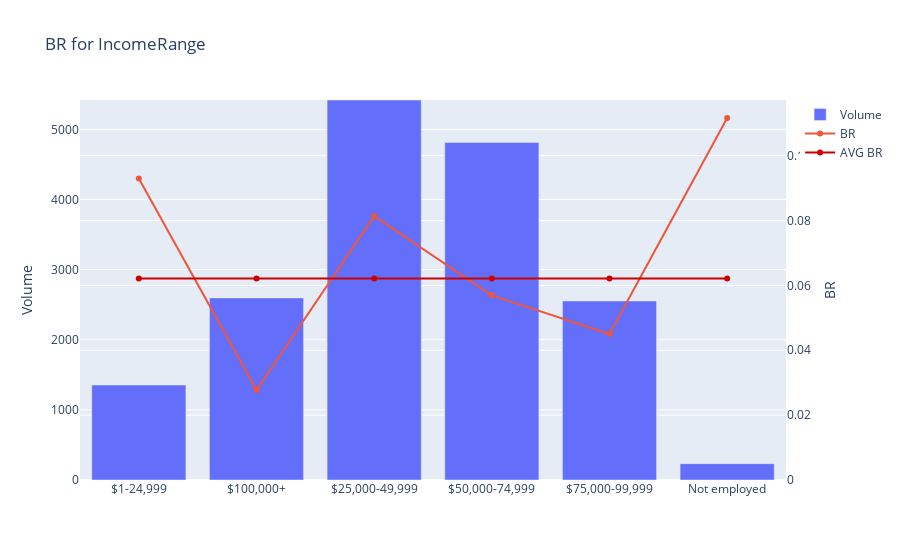
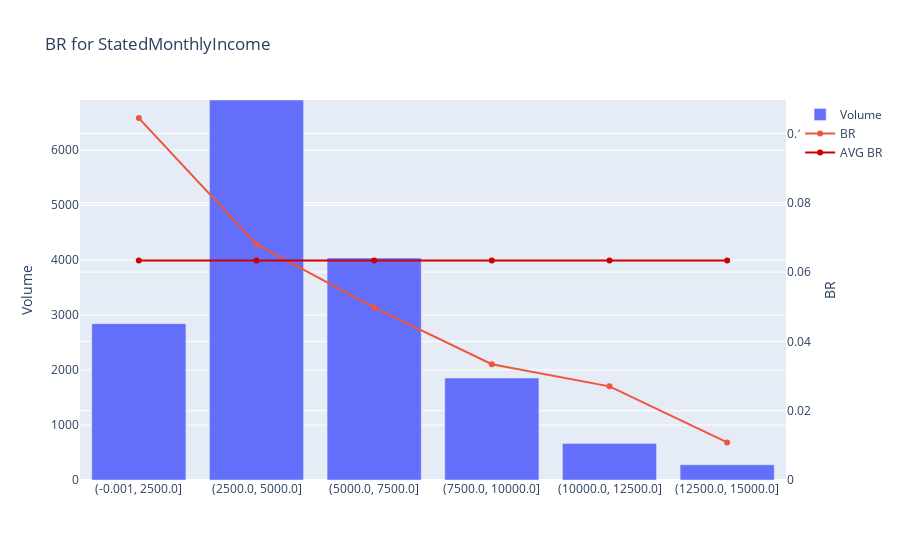
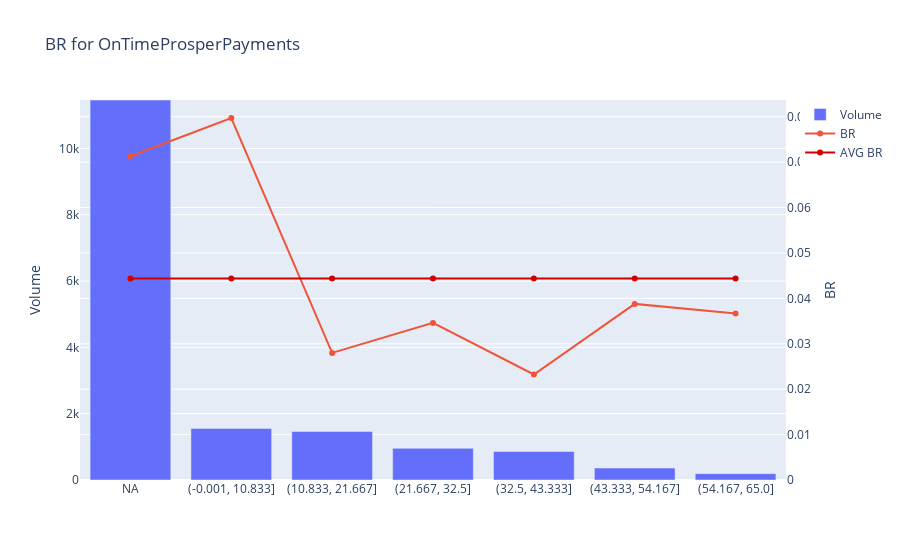
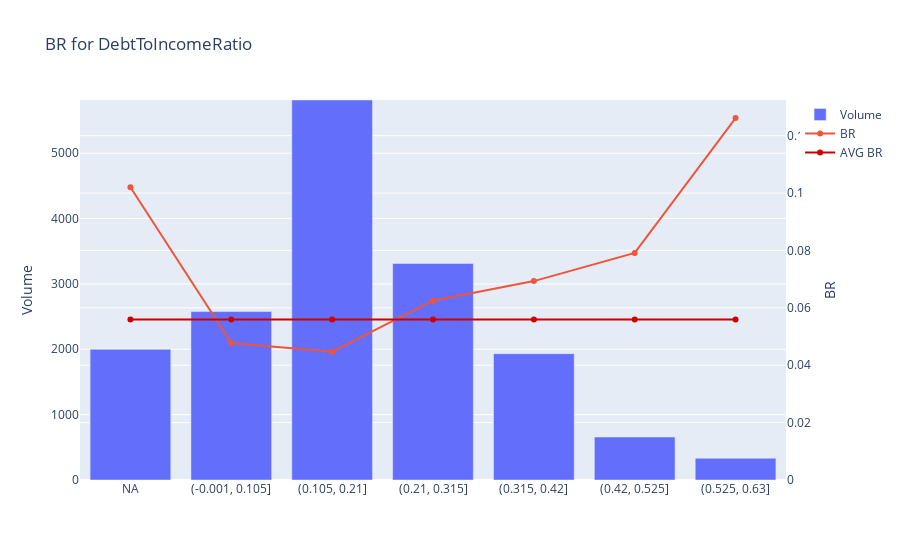

The notebook cell saved with these charts, in order:
### Code cell
#plot features
for c in df_iv.sort_values(by="IV", ascending=False).feature.values.tolist():
    py.iplot(output_graph_update(c, [0., 97.5], 6, df, 'bad'))

### Figure 1 — Plotly figure (JSON) as saved in the notebook; plotly's stock layout.template omitted (floating-point values rounded to 4 significant figures)
{"data": [{"name": "Volume", "type": "bar", "x": ["$1-24,999", "$100,000+", "$25,000-49,999", "$50,000-74,999", "$75,000-99,999", "Not employed"], "y": [1355, 2597, 5420, 4813, 2554, 233]}, {"name": "BR", "type": "scatter", "x": ["$1-24,999", "$100,000+", "$25,000-49,999", "$50,000-74,999", "$75,000-99,999", "Not employed"], "y": [0.09299, 0.02772, 0.08137, 0.05693, 0.04503, 0.1116], "yaxis": "y2"}, {"line": {"color": "rgb(205, 0, 0)"}, "name": "AVG BR", "type": "scatter", "x": ["$1-24,999", "$100,000+", "$25,000-49,999", "$50,000-74,999", "$75,000-99,999", "Not employed"], "y": [0.0621, 0.0621, 0.0621, 0.0621, 0.0621, 0.0621], "yaxis": "y2"}], "layout": {"title": {"text": "BR for IncomeRange"}, "yaxis": {"range": [0, 5420], "title": {"text": "Volume"}}, "yaxis2": {"overlaying": "y", "range": [0, 0.1172], "side": "right", "title": {"text": "BR"}}}}

### Figure 2 — Plotly figure (JSON) as saved in the notebook; plotly's stock layout.template omitted (floating-point values rounded to 4 significant figures)
{"data": [{"name": "Volume", "type": "bar", "x": ["(-0.001, 2500.0]", "(2500.0, 5000.0]", "(5000.0, 7500.0]", "(7500.0, 10000.0]", "(10000.0, 12500.0]", "(12500.0, 15000.0]"], "y": [2844, 6913, 4039, 1855, 666, 277]}, {"name": "BR", "type": "scatter", "x": ["(-0.001, 2500.0]", "(2500.0, 5000.0]", "(5000.0, 7500.0]", "(7500.0, 10000.0]", "(10000.0, 12500.0]", "(12500.0, 15000.0]"], "y": [0.1044, 0.06799, 0.04976, 0.03342, 0.02703, 0.01083], "yaxis": "y2"}, {"line": {"color": "rgb(205, 0, 0)"}, "name": "AVG BR", "type": "scatter", "x": ["(-0.001, 2500.0]", "(2500.0, 5000.0]", "(5000.0, 7500.0]", "(7500.0, 10000.0]", "(10000.0, 12500.0]", "(12500.0, 15000.0]"], "y": [0.06334, 0.06334, 0.06334, 0.06334, 0.06334, 0.06334], "yaxis": "y2"}], "layout": {"title": {"text": "BR for StatedMonthlyIncome"}, "yaxis": {"range": [0, 6913], "title": {"text": "Volume"}}, "yaxis2": {"overlaying": "y", "range": [0, 0.1097], "side": "right", "title": {"text": "BR"}}}}

### Figure 3 — Plotly figure (JSON) as saved in the notebook; plotly's stock layout.template omitted (floating-point values rounded to 4 significant figures)
{"data": [{"name": "Volume", "type": "bar", "x": ["NA", "(-0.001, 10.833]", "(10.833, 21.667]", "(21.667, 32.5]", "(32.5, 43.333]", "(43.333, 54.167]", "(54.167, 65.0]"], "y": [11462, 1556, 1465, 954, 861, 361, 191]}, {"name": "BR", "type": "scatter", "x": ["NA", "(-0.001, 10.833]", "(10.833, 21.667]", "(21.667, 32.5]", "(32.5, 43.333]", "(43.333, 54.167]", "(54.167, 65.0]"], "y": [0.07128, 0.07969, 0.02799, 0.03459, 0.02323, 0.03878, 0.03665], "yaxis": "y2"}, {"line": {"color": "rgb(205, 0, 0)"}, "name": "AVG BR", "type": "scatter", "x": ["NA", "(-0.001, 10.833]", "(10.833, 21.667]", "(21.667, 32.5]", "(32.5, 43.333]", "(43.333, 54.167]", "(54.167, 65.0]"], "y": [0.04436, 0.04436, 0.04436, 0.04436, 0.04436, 0.04436, 0.04436], "yaxis": "y2"}], "layout": {"title": {"text": "BR for OnTimeProsperPayments"}, "yaxis": {"range": [0, 11462], "title": {"text": "Volume"}}, "yaxis2": {"overlaying": "y", "range": [0, 0.08368], "side": "right", "title": {"text": "BR"}}}}

### Figure 4 — Plotly figure (JSON) as saved in the notebook; plotly's stock layout.template omitted (floating-point values rounded to 4 significant figures)
{"data": [{"name": "Volume", "type": "bar", "x": ["NA", "(-0.001, 0.105]", "(0.105, 0.21]", "(0.21, 0.315]", "(0.315, 0.42]", "(0.42, 0.525]", "(0.525, 0.63]"], "y": [1999, 2577, 5814, 3312, 1933, 657, 333]}, {"name": "BR", "type": "scatter", "x": ["NA", "(-0.001, 0.105]", "(0.105, 0.21]", "(0.21, 0.315]", "(0.315, 0.42]", "(0.42, 0.525]", "(0.525, 0.63]"], "y": [0.1021, 0.04773, 0.04472, 0.0625, 0.06932, 0.07915, 0.1261], "yaxis": "y2"}, {"line": {"color": "rgb(205, 0, 0)"}, "name": "AVG BR", "type": "scatter", "x": ["NA", "(-0.001, 0.105]", "(0.105, 0.21]", "(0.21, 0.315]", "(0.315, 0.42]", "(0.42, 0.525]", "(0.525, 0.63]"], "y": [0.05593, 0.05593, 0.05593, 0.05593, 0.05593, 0.05593, 0.05593], "yaxis": "y2"}], "layout": {"title": {"text": "BR for DebtToIncomeRatio"}, "yaxis": {"range": [0, 5814], "title": {"text": "Volume"}}, "yaxis2": {"overlaying": "y", "range": [0, 0.1324], "side": "right", "title": {"text": "BR"}}}}
